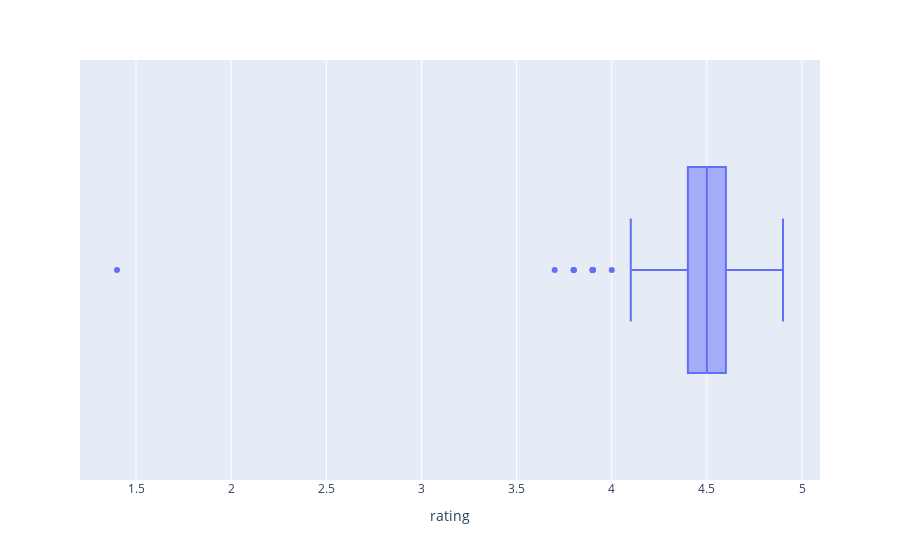

Notebook cell for this chart:
### Code cell
x = 'rating'

fig = px.box(df, x=x)

fig.show()

### Figure 1 — Plotly figure (JSON) as saved in the notebook; plotly's stock layout.template omitted (floating-point values rounded to 4 significant figures; data arrays with more than 128 entries replaced by an {"elided": "..."} marker saying what was removed)
{"data": [{"alignmentgroup": "True", "hovertemplate": "rating=%{x}<extra></extra>", "legendgroup": "", "marker": {"color": "#636efa"}, "name": "", "notched": false, "offsetgroup": "", "orientation": "h", "showlegend": false, "type": "box", "x": {"elided": "325 float values"}, "x0": " ", "xaxis": "x", "y0": " ", "yaxis": "y"}], "layout": {"autosize": true, "boxmode": "group", "legend": {"tracegroupgap": 0}, "margin": {"t": 60}, "xaxis": {"anchor": "y", "autorange": true, "domain": [0, 1], "range": [1.206, 5.094], "title": {"text": "rating"}, "type": "linear"}, "yaxis": {"anchor": "x", "autorange": true, "domain": [0, 1], "range": [-0.5, 0.5], "type": "category"}}}
